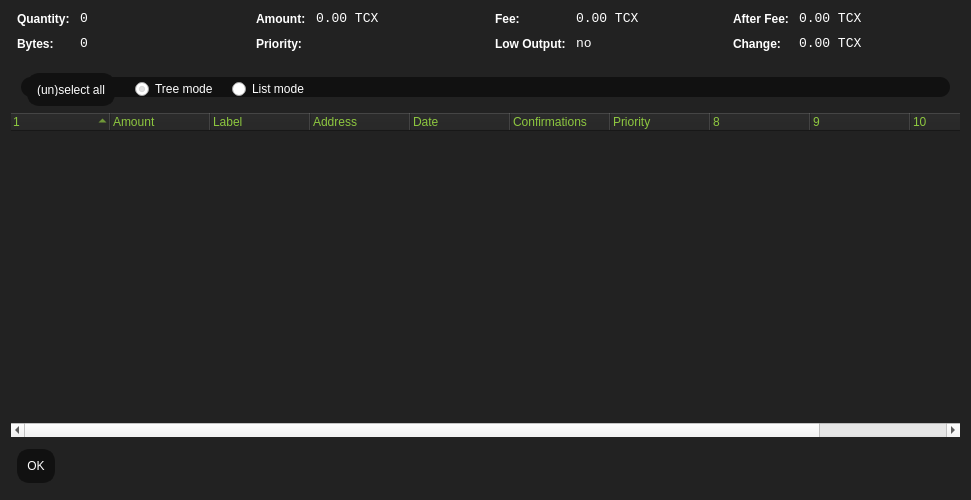
<?xml version="1.0" encoding="UTF-8"?>
<ui version="4.0">
 <class>CoinControlDialog</class>
 <widget class="QDialog" name="CoinControlDialog">
  <property name="geometry">
   <rect>
    <x>0</x>
    <y>0</y>
    <width>971</width>
    <height>500</height>
   </rect>
  </property>
  <property name="windowTitle">
   <string>Coin Control</string>
  </property>
  <property name="styleSheet">
   <string notr="true">QRadioButton {
	color: white;
}
QTreeView {
	background-color: #111;
	alternate-background-color: #222;
	selection-background-color: #8dc73f;
}

QTreeView::item {
	background-color: #222;
}

QTreeView::item::selected {
	background-color: #8dc73f;
}

QTreeView::branch::closed {
	color: #ccc;
}

QTreeView::branch::open {
	color: #8dc73f;
}

QDialog, QFrame {
	color: white;
	background-color: #222;
	border: none;
}

QLabel {
	background-color: transparent;
}

QCheckBox {
    color: white;
}

QFrame#central { background-color: #222; border: none }
QFrame#frame, QFrame#frame_2, QFrame#frame_3 {
	background-color: #111;
	border-style: plain;
	border-width: 20px;
	border-radius: 20px;
	border-color: #111;
	min-width: 10em;
	padding: 6px;
}
QLabel[openExternalLinks=true], QHeaderView { color: #8dc73f }
QLabel[openExternalLinks=false] { color: white; font-weight: normal }
QPushButton, QToolButton {
	border: 4px solid #111;
	border-radius: 12px;
	background-color: #111;
	color: white;
	padding: 6px;
	margin: 6px;
}
QPushButton:pressed, QToolButton:checked {
	color: #8dc73f;
}
QPushButton:pressed, QToolButton:pressed {
	border-color: #8dc73f;
	color: #8dc73f;
}
QPushButton:disabled, QToolButton:disabled {
	color: #444;
	background-color: #222;
}


#scrollAreaWidgetContents QToolButton {
	border-radius: 8px;
	border-width: 0px;
}

QComboBox::drop-down {
	border-width: 0;
	border-style: none;
	background-color: #111;
	color: white;
}

QTableView {
	background: #111;
	color: white;
	border-style: none;
	selection-background-color: #8dc73f;
    alternate-background-color: #222;
	selection-color: #111;
	border: 0px solid black;
}

QHeaderView { color: #8dc73f; background-color: #111; background-image: none; }
QHeaderView::section { color: #8dc73f; background-color: #222; }
QHeaderView::section:checked { background-color: #111; }

QTabWidget {
	background: #111;
}

 QTabWidget::pane {
     border-top: 2px solid #111;
     border: 4px solid #111;
     border-bottom-left-radius: 8px;
     border-bottom-right-radius: 8px;
     border-top-right-radius: 8px;
	background: #111;
 }

 QTabWidget::tab-bar {
     left: 5px; /* move to the right by 5px */
 }

 /* Style the tab using the tab sub-control. Note that
     it reads QTabBar _not_ QTabWidget */
 QTabBar::tab {
     background: #111;
     border: 4px solid #222;
     border-bottom-color: #111; /* same as the pane color */
     border-top-left-radius: 4px;
     border-top-right-radius: 4px;
     min-width: 8ex;
     padding: 4px;
     color: #888;
 }

 QTabBar::tab:selected, QTabBar::tab:hover {
     color: #8dc73f
 }

 QTabBar::tab:selected {
     border-color: #111; /* same as pane color */
     border-top-color: #8dc73f;
 }

 QTabBar::tab:!selected {
     margin-top: 2px; /* make non-selected tabs look smaller */
 }

 /* make use of negative margins for overlapping tabs */
 QTabBar::tab:selected {
     /* expand/overlap to the left and right by 4px */
     margin-left: -4px;
     margin-right: -4px;
 }

 QTabBar::tab:first:selected {
     margin-left: 0; /* the first selected tab has nothing to overlap with on the left */
 }

 QTabBar::tab:last:selected {
     margin-right: 0; /* the last selected tab has nothing to overlap with on the right */
 }

 QTabBar::tab:only-one {
     margin: 0; /* if there is only one tab, we don't want overlapping margins */
 }
</string>
  </property>
  <layout class="QVBoxLayout" name="verticalLayout">
   <item>
    <layout class="QHBoxLayout" name="horizontalLayoutTop" stretch="0,0,0,0">
     <property name="topMargin">
      <number>0</number>
     </property>
     <property name="bottomMargin">
      <number>10</number>
     </property>
     <item>
      <layout class="QFormLayout" name="formLayoutCoinControl1">
       <property name="horizontalSpacing">
        <number>10</number>
       </property>
       <property name="verticalSpacing">
        <number>10</number>
       </property>
       <property name="leftMargin">
        <number>6</number>
       </property>
       <property name="rightMargin">
        <number>6</number>
       </property>
       <item row="0" column="0">
        <widget class="QLabel" name="labelCoinControlQuantityText">
         <property name="styleSheet">
          <string notr="true">font-weight:bold;</string>
         </property>
         <property name="text">
          <string>Quantity:</string>
         </property>
        </widget>
       </item>
       <item row="0" column="1">
        <widget class="QLabel" name="labelCoinControlQuantity">
         <property name="font">
          <font>
           <family>Monospace</family>
           <pointsize>10</pointsize>
          </font>
         </property>
         <property name="cursor">
          <cursorShape>IBeamCursor</cursorShape>
         </property>
         <property name="contextMenuPolicy">
          <enum>Qt::ActionsContextMenu</enum>
         </property>
         <property name="text">
          <string notr="true">0</string>
         </property>
         <property name="textInteractionFlags">
          <set>Qt::LinksAccessibleByMouse|Qt::TextSelectableByKeyboard|Qt::TextSelectableByMouse</set>
         </property>
        </widget>
       </item>
       <item row="1" column="0">
        <widget class="QLabel" name="labelCoinControlBytesText">
         <property name="styleSheet">
          <string notr="true">font-weight:bold;</string>
         </property>
         <property name="text">
          <string>Bytes:</string>
         </property>
        </widget>
       </item>
       <item row="1" column="1">
        <widget class="QLabel" name="labelCoinControlBytes">
         <property name="font">
          <font>
           <family>Monospace</family>
           <pointsize>10</pointsize>
          </font>
         </property>
         <property name="cursor">
          <cursorShape>IBeamCursor</cursorShape>
         </property>
         <property name="contextMenuPolicy">
          <enum>Qt::ActionsContextMenu</enum>
         </property>
         <property name="text">
          <string notr="true">0</string>
         </property>
         <property name="textInteractionFlags">
          <set>Qt::LinksAccessibleByMouse|Qt::TextSelectableByKeyboard|Qt::TextSelectableByMouse</set>
         </property>
        </widget>
       </item>
      </layout>
     </item>
     <item>
      <layout class="QFormLayout" name="formLayoutCoinControl2">
       <property name="horizontalSpacing">
        <number>10</number>
       </property>
       <property name="verticalSpacing">
        <number>10</number>
       </property>
       <property name="leftMargin">
        <number>6</number>
       </property>
       <property name="rightMargin">
        <number>6</number>
       </property>
       <item row="0" column="0">
        <widget class="QLabel" name="labelCoinControlAmountText">
         <property name="styleSheet">
          <string notr="true">font-weight:bold;</string>
         </property>
         <property name="text">
          <string>Amount:</string>
         </property>
        </widget>
       </item>
       <item row="0" column="1">
        <widget class="QLabel" name="labelCoinControlAmount">
         <property name="font">
          <font>
           <family>Monospace</family>
           <pointsize>10</pointsize>
          </font>
         </property>
         <property name="cursor">
          <cursorShape>IBeamCursor</cursorShape>
         </property>
         <property name="contextMenuPolicy">
          <enum>Qt::ActionsContextMenu</enum>
         </property>
         <property name="text">
          <string notr="true">0.00 TCX</string>
         </property>
         <property name="textInteractionFlags">
          <set>Qt::LinksAccessibleByMouse|Qt::TextSelectableByKeyboard|Qt::TextSelectableByMouse</set>
         </property>
        </widget>
       </item>
       <item row="1" column="0">
        <widget class="QLabel" name="labelCoinControlPriorityText">
         <property name="styleSheet">
          <string notr="true">font-weight:bold;</string>
         </property>
         <property name="text">
          <string>Priority:</string>
         </property>
        </widget>
       </item>
       <item row="1" column="1">
        <widget class="QLabel" name="labelCoinControlPriority">
         <property name="font">
          <font>
           <family>Monospace</family>
           <pointsize>10</pointsize>
          </font>
         </property>
         <property name="cursor">
          <cursorShape>IBeamCursor</cursorShape>
         </property>
         <property name="contextMenuPolicy">
          <enum>Qt::ActionsContextMenu</enum>
         </property>
         <property name="text">
          <string/>
         </property>
         <property name="textInteractionFlags">
          <set>Qt::LinksAccessibleByMouse|Qt::TextSelectableByKeyboard|Qt::TextSelectableByMouse</set>
         </property>
        </widget>
       </item>
      </layout>
     </item>
     <item>
      <layout class="QFormLayout" name="formLayoutCoinControl3">
       <property name="horizontalSpacing">
        <number>10</number>
       </property>
       <property name="verticalSpacing">
        <number>10</number>
       </property>
       <property name="leftMargin">
        <number>6</number>
       </property>
       <property name="rightMargin">
        <number>6</number>
       </property>
       <item row="0" column="0">
        <widget class="QLabel" name="labelCoinControlFeeText">
         <property name="styleSheet">
          <string notr="true">font-weight:bold;</string>
         </property>
         <property name="text">
          <string>Fee:</string>
         </property>
        </widget>
       </item>
       <item row="0" column="1">
        <widget class="QLabel" name="labelCoinControlFee">
         <property name="font">
          <font>
           <family>Monospace</family>
           <pointsize>10</pointsize>
          </font>
         </property>
         <property name="cursor">
          <cursorShape>IBeamCursor</cursorShape>
         </property>
         <property name="contextMenuPolicy">
          <enum>Qt::ActionsContextMenu</enum>
         </property>
         <property name="text">
          <string notr="true">0.00 TCX</string>
         </property>
         <property name="textInteractionFlags">
          <set>Qt::LinksAccessibleByMouse|Qt::TextSelectableByKeyboard|Qt::TextSelectableByMouse</set>
         </property>
        </widget>
       </item>
       <item row="1" column="0">
        <widget class="QLabel" name="labelCoinControlLowOutputText">
         <property name="enabled">
          <bool>false</bool>
         </property>
         <property name="styleSheet">
          <string notr="true">font-weight:bold;</string>
         </property>
         <property name="text">
          <string>Low Output:</string>
         </property>
        </widget>
       </item>
       <item row="1" column="1">
        <widget class="QLabel" name="labelCoinControlLowOutput">
         <property name="enabled">
          <bool>false</bool>
         </property>
         <property name="font">
          <font>
           <family>Monospace</family>
           <pointsize>10</pointsize>
          </font>
         </property>
         <property name="cursor">
          <cursorShape>IBeamCursor</cursorShape>
         </property>
         <property name="contextMenuPolicy">
          <enum>Qt::ActionsContextMenu</enum>
         </property>
         <property name="text">
          <string notr="true">no</string>
         </property>
         <property name="textInteractionFlags">
          <set>Qt::LinksAccessibleByMouse|Qt::TextSelectableByKeyboard|Qt::TextSelectableByMouse</set>
         </property>
        </widget>
       </item>
      </layout>
     </item>
     <item>
      <layout class="QFormLayout" name="formLayoutCoinControl4">
       <property name="horizontalSpacing">
        <number>10</number>
       </property>
       <property name="verticalSpacing">
        <number>10</number>
       </property>
       <property name="leftMargin">
        <number>6</number>
       </property>
       <property name="rightMargin">
        <number>6</number>
       </property>
       <item row="0" column="0">
        <widget class="QLabel" name="labelCoinControlAfterFeeText">
         <property name="styleSheet">
          <string notr="true">font-weight:bold;</string>
         </property>
         <property name="text">
          <string>After Fee:</string>
         </property>
        </widget>
       </item>
       <item row="0" column="1">
        <widget class="QLabel" name="labelCoinControlAfterFee">
         <property name="font">
          <font>
           <family>Monospace</family>
           <pointsize>10</pointsize>
          </font>
         </property>
         <property name="cursor">
          <cursorShape>IBeamCursor</cursorShape>
         </property>
         <property name="contextMenuPolicy">
          <enum>Qt::ActionsContextMenu</enum>
         </property>
         <property name="text">
          <string notr="true">0.00 TCX</string>
         </property>
         <property name="textInteractionFlags">
          <set>Qt::LinksAccessibleByMouse|Qt::TextSelectableByKeyboard|Qt::TextSelectableByMouse</set>
         </property>
        </widget>
       </item>
       <item row="1" column="0">
        <widget class="QLabel" name="labelCoinControlChangeText">
         <property name="enabled">
          <bool>false</bool>
         </property>
         <property name="styleSheet">
          <string notr="true">font-weight:bold;</string>
         </property>
         <property name="text">
          <string>Change:</string>
         </property>
        </widget>
       </item>
       <item row="1" column="1">
        <widget class="QLabel" name="labelCoinControlChange">
         <property name="enabled">
          <bool>false</bool>
         </property>
         <property name="font">
          <font>
           <family>Monospace</family>
           <pointsize>10</pointsize>
          </font>
         </property>
         <property name="cursor">
          <cursorShape>IBeamCursor</cursorShape>
         </property>
         <property name="contextMenuPolicy">
          <enum>Qt::ActionsContextMenu</enum>
         </property>
         <property name="text">
          <string notr="true">0.00 TCX</string>
         </property>
         <property name="textInteractionFlags">
          <set>Qt::LinksAccessibleByMouse|Qt::TextSelectableByKeyboard|Qt::TextSelectableByMouse</set>
         </property>
        </widget>
       </item>
      </layout>
     </item>
    </layout>
   </item>
   <item>
    <widget class="QFrame" name="frame">
     <property name="minimumSize">
      <size>
       <width>182</width>
       <height>40</height>
      </size>
     </property>
     <property name="frameShape">
      <enum>QFrame::StyledPanel</enum>
     </property>
     <property name="frameShadow">
      <enum>QFrame::Sunken</enum>
     </property>
     <widget class="QWidget" name="horizontalLayoutWidget">
      <property name="geometry">
       <rect>
        <x>10</x>
        <y>0</y>
        <width>781</width>
        <height>45</height>
       </rect>
      </property>
      <layout class="QHBoxLayout" name="horizontalLayoutPanel" stretch="0,0,0,0">
       <property name="spacing">
        <number>14</number>
       </property>
       <item>
        <widget class="QPushButton" name="pushButtonSelectAll">
         <property name="sizePolicy">
          <sizepolicy hsizetype="Maximum" vsizetype="Fixed">
           <horstretch>0</horstretch>
           <verstretch>0</verstretch>
          </sizepolicy>
         </property>
         <property name="text">
          <string>(un)select all</string>
         </property>
        </widget>
       </item>
       <item>
        <widget class="QRadioButton" name="radioTreeMode">
         <property name="sizePolicy">
          <sizepolicy hsizetype="Maximum" vsizetype="Fixed">
           <horstretch>0</horstretch>
           <verstretch>0</verstretch>
          </sizepolicy>
         </property>
         <property name="text">
          <string>Tree mode</string>
         </property>
         <property name="checked">
          <bool>true</bool>
         </property>
        </widget>
       </item>
       <item>
        <widget class="QRadioButton" name="radioListMode">
         <property name="sizePolicy">
          <sizepolicy hsizetype="Maximum" vsizetype="Fixed">
           <horstretch>0</horstretch>
           <verstretch>0</verstretch>
          </sizepolicy>
         </property>
         <property name="text">
          <string>List mode</string>
         </property>
        </widget>
       </item>
       <item>
        <spacer name="horizontalSpacer">
         <property name="orientation">
          <enum>Qt::Horizontal</enum>
         </property>
         <property name="sizeHint" stdset="0">
          <size>
           <width>40</width>
           <height>20</height>
          </size>
         </property>
        </spacer>
       </item>
      </layout>
     </widget>
    </widget>
   </item>
   <item>
    <widget class="CoinControlTreeWidget" name="treeWidget">
     <property name="contextMenuPolicy">
      <enum>Qt::CustomContextMenu</enum>
     </property>
     <property name="styleSheet">
      <string notr="true"/>
     </property>
     <property name="sortingEnabled">
      <bool>false</bool>
     </property>
     <property name="columnCount">
      <number>11</number>
     </property>
     <attribute name="headerShowSortIndicator" stdset="0">
      <bool>true</bool>
     </attribute>
     <attribute name="headerStretchLastSection">
      <bool>false</bool>
     </attribute>
     <column>
      <property name="text">
       <string/>
      </property>
     </column>
     <column>
      <property name="text">
       <string>Amount</string>
      </property>
     </column>
     <column>
      <property name="text">
       <string>Label</string>
      </property>
     </column>
     <column>
      <property name="text">
       <string>Address</string>
      </property>
     </column>
     <column>
      <property name="text">
       <string>Date</string>
      </property>
     </column>
     <column>
      <property name="text">
       <string>Confirmations</string>
      </property>
      <property name="toolTip">
       <string>Confirmed</string>
      </property>
     </column>
     <column>
      <property name="text">
       <string>Priority</string>
      </property>
     </column>
     <column>
      <property name="text">
       <string/>
      </property>
     </column>
     <column>
      <property name="text">
       <string/>
      </property>
     </column>
     <column>
      <property name="text">
       <string/>
      </property>
     </column>
     <column>
      <property name="text">
       <string/>
      </property>
     </column>
    </widget>
   </item>
   <item>
    <widget class="QDialogButtonBox" name="buttonBox">
     <property name="sizePolicy">
      <sizepolicy hsizetype="Maximum" vsizetype="Fixed">
       <horstretch>0</horstretch>
       <verstretch>0</verstretch>
      </sizepolicy>
     </property>
     <property name="orientation">
      <enum>Qt::Horizontal</enum>
     </property>
     <property name="standardButtons">
      <set>QDialogButtonBox::Ok</set>
     </property>
    </widget>
   </item>
  </layout>
 </widget>
 <customwidgets>
  <customwidget>
   <class>CoinControlTreeWidget</class>
   <extends>QTreeWidget</extends>
   <header>coincontroltreewidget.h</header>
  </customwidget>
 </customwidgets>
 <resources/>
 <connections/>
</ui>
